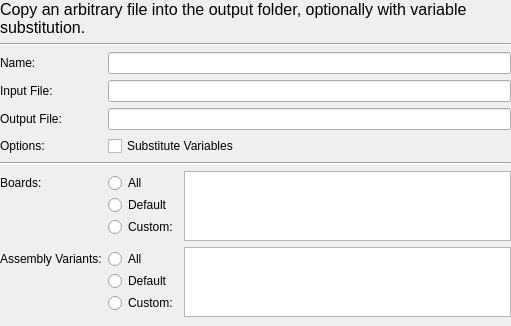
<?xml version="1.0" encoding="UTF-8"?>
<ui version="4.0">
 <class>librepcb::editor::CopyOutputJobWidget</class>
 <widget class="QWidget" name="librepcb::editor::CopyOutputJobWidget">
  <property name="geometry">
   <rect>
    <x>0</x>
    <y>0</y>
    <width>511</width>
    <height>326</height>
   </rect>
  </property>
  <property name="windowTitle">
   <string>Form</string>
  </property>
  <layout class="QFormLayout" name="formLayout">
   <property name="fieldGrowthPolicy">
    <enum>QFormLayout::AllNonFixedFieldsGrow</enum>
   </property>
   <property name="leftMargin">
    <number>0</number>
   </property>
   <property name="topMargin">
    <number>0</number>
   </property>
   <property name="rightMargin">
    <number>0</number>
   </property>
   <property name="bottomMargin">
    <number>0</number>
   </property>
   <item row="0" column="0" colspan="2">
    <widget class="QLabel" name="label">
     <property name="font">
      <font>
       <pointsize>12</pointsize>
      </font>
     </property>
     <property name="text">
      <string>Copy an arbitrary file into the output folder, optionally with variable substitution.</string>
     </property>
     <property name="wordWrap">
      <bool>true</bool>
     </property>
    </widget>
   </item>
   <item row="1" column="0" colspan="2">
    <widget class="Line" name="line">
     <property name="orientation">
      <enum>Qt::Horizontal</enum>
     </property>
    </widget>
   </item>
   <item row="2" column="0">
    <widget class="QLabel" name="label_4">
     <property name="text">
      <string>Name:</string>
     </property>
    </widget>
   </item>
   <item row="2" column="1">
    <widget class="QLineEdit" name="edtName"/>
   </item>
   <item row="3" column="0">
    <widget class="QLabel" name="label_5">
     <property name="text">
      <string>Input File:</string>
     </property>
    </widget>
   </item>
   <item row="3" column="1">
    <widget class="QLineEdit" name="edtInputFile"/>
   </item>
   <item row="4" column="0">
    <widget class="QLabel" name="label_3">
     <property name="text">
      <string>Output File:</string>
     </property>
    </widget>
   </item>
   <item row="4" column="1">
    <widget class="QLineEdit" name="edtOutputFile"/>
   </item>
   <item row="5" column="0">
    <widget class="QLabel" name="label_6">
     <property name="text">
      <string>Options:</string>
     </property>
    </widget>
   </item>
   <item row="5" column="1">
    <widget class="QCheckBox" name="cbxSubstitute">
     <property name="text">
      <string>Substitute Variables</string>
     </property>
    </widget>
   </item>
   <item row="6" column="0" colspan="2">
    <widget class="Line" name="line_2">
     <property name="orientation">
      <enum>Qt::Horizontal</enum>
     </property>
    </widget>
   </item>
   <item row="7" column="0">
    <widget class="QLabel" name="label_2">
     <property name="text">
      <string>Boards:</string>
     </property>
    </widget>
   </item>
   <item row="7" column="1">
    <layout class="QHBoxLayout" name="horizontalLayout_3">
     <item>
      <layout class="QVBoxLayout" name="verticalLayout_3">
       <property name="spacing">
        <number>0</number>
       </property>
       <item>
        <widget class="QRadioButton" name="rbtnBoardsAll">
         <property name="text">
          <string>All</string>
         </property>
         <attribute name="buttonGroup">
          <string notr="true">btnGrpBoards</string>
         </attribute>
        </widget>
       </item>
       <item>
        <widget class="QRadioButton" name="rbtnBoardsDefault">
         <property name="text">
          <string>Default</string>
         </property>
         <attribute name="buttonGroup">
          <string notr="true">btnGrpBoards</string>
         </attribute>
        </widget>
       </item>
       <item>
        <widget class="QRadioButton" name="rbtnBoardsCustom">
         <property name="text">
          <string>Custom:</string>
         </property>
         <attribute name="buttonGroup">
          <string notr="true">btnGrpBoards</string>
         </attribute>
        </widget>
       </item>
      </layout>
     </item>
     <item>
      <widget class="QListWidget" name="lstBoards">
       <property name="sizePolicy">
        <sizepolicy hsizetype="Expanding" vsizetype="Preferred">
         <horstretch>0</horstretch>
         <verstretch>0</verstretch>
        </sizepolicy>
       </property>
       <property name="horizontalScrollBarPolicy">
        <enum>Qt::ScrollBarAlwaysOff</enum>
       </property>
       <property name="sizeAdjustPolicy">
        <enum>QAbstractScrollArea::AdjustToContents</enum>
       </property>
       <property name="resizeMode">
        <enum>QListView::Adjust</enum>
       </property>
      </widget>
     </item>
    </layout>
   </item>
   <item row="8" column="0">
    <widget class="QLabel" name="label_7">
     <property name="text">
      <string>Assembly Variants:</string>
     </property>
    </widget>
   </item>
   <item row="8" column="1">
    <layout class="QHBoxLayout" name="horizontalLayout">
     <item>
      <layout class="QVBoxLayout" name="verticalLayout">
       <property name="spacing">
        <number>0</number>
       </property>
       <item>
        <widget class="QRadioButton" name="rbtnVariantsAll">
         <property name="text">
          <string>All</string>
         </property>
         <attribute name="buttonGroup">
          <string notr="true">btnGrpVariants</string>
         </attribute>
        </widget>
       </item>
       <item>
        <widget class="QRadioButton" name="rbtnVariantsDefault">
         <property name="text">
          <string>Default</string>
         </property>
         <attribute name="buttonGroup">
          <string notr="true">btnGrpVariants</string>
         </attribute>
        </widget>
       </item>
       <item>
        <widget class="QRadioButton" name="rbtnVariantsCustom">
         <property name="text">
          <string>Custom:</string>
         </property>
         <attribute name="buttonGroup">
          <string notr="true">btnGrpVariants</string>
         </attribute>
        </widget>
       </item>
      </layout>
     </item>
     <item>
      <widget class="QListWidget" name="lstVariants">
       <property name="sizePolicy">
        <sizepolicy hsizetype="Expanding" vsizetype="Preferred">
         <horstretch>0</horstretch>
         <verstretch>0</verstretch>
        </sizepolicy>
       </property>
       <property name="horizontalScrollBarPolicy">
        <enum>Qt::ScrollBarAlwaysOff</enum>
       </property>
       <property name="sizeAdjustPolicy">
        <enum>QAbstractScrollArea::AdjustToContents</enum>
       </property>
       <property name="resizeMode">
        <enum>QListView::Adjust</enum>
       </property>
      </widget>
     </item>
    </layout>
   </item>
  </layout>
 </widget>
 <resources/>
 <connections/>
 <buttongroups>
  <buttongroup name="btnGrpVariants"/>
  <buttongroup name="btnGrpBoards"/>
 </buttongroups>
</ui>
